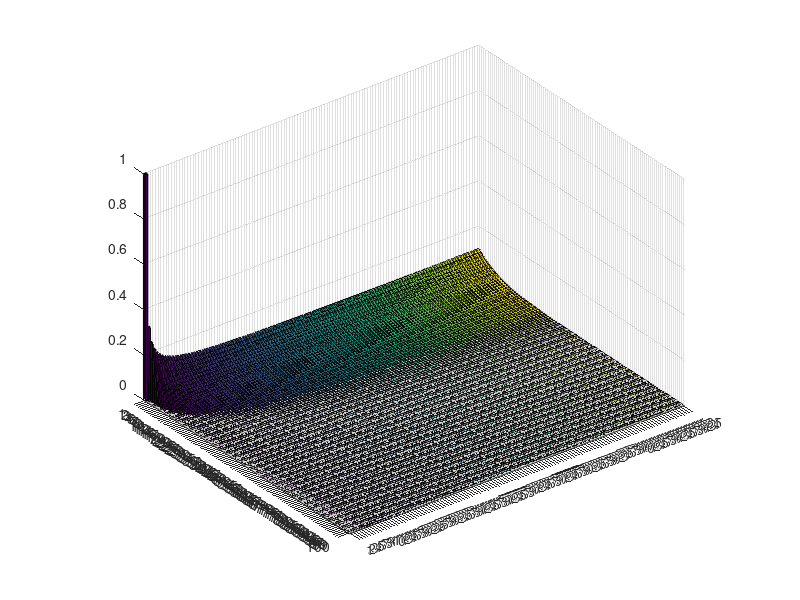

The MATLAB script that drew this image: (Note: this script raises an error after producing the figure.)
% Define the parameters.
r = 9;  % in dimensions of inverse time. 
gamma = 10; % in dimensions of inverse time. 
dt = 1 / 50    ; % time step
totalTime = 50;  % in dimensions of time. 
timeSteps = totalTime / dt;  % Total number of time steps. 
maxLength = 100;  % In units of monomers
% Set up the storage matrix. 
pL = zeros(maxLength, timeSteps);

% Set the initial condition. 
pL(1, 1) = 1.0;  % start with delta function at length 0. 

% Loop through each time step. 
for t=2:timeSteps
    % Compute the master equation for the boundary. 
    ell = 1;
    pL(ell, t) = pL(ell, t-1) + gamma * dt * pL(ell+1, t-1) - r * dt * pL(ell, t-1);
    
    for ell=2:(maxLength - 1)
        pL(ell, t) = pL(ell, t-1) + r * dt * pL(ell-1, t-1) +...
            gamma * dt * pL(ell+1, t-1) - dt * pL(ell, t-1) * (r + gamma);
    end
    
    % Compute the end box. 
    ell = maxLength;
    pL(ell, t) = pL(ell, t-1) + r * dt * pL(ell -1, t-1) - gamma * dt * pL(ell, t-1);
end

% Make a 3d plot showing every 20th time point. 
time = 1:20:timeSteps;
bar3(pL(:, 1:20:timeSteps))
% bar3(pL)


figure()

% Plot the analytical solution. 
L = linspace(0, maxLength, 1000);
soln = (r / gamma).^L * (1 - (r / gamma));
bar(bins, pL(:, timeSteps));
hold on;
plot(L, soln, 'r-', 'LineWidth', 2);
hold off;

